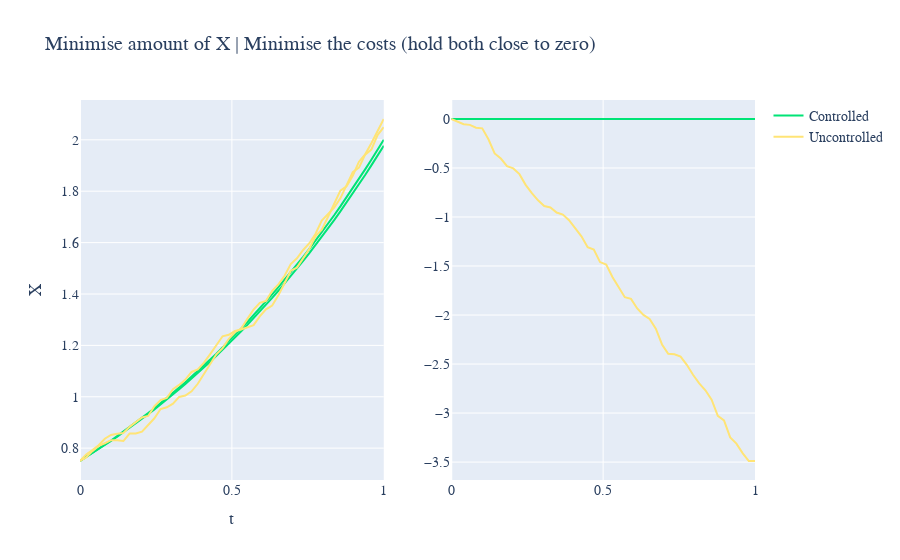

Notebook code for this chart:
### Markdown cell above
Let $(\Omega, \mathcal{F}, \{\mathcal{F}_t\}_{t\in [0, T]}, \mathbb{P})$. We consider
$$
\begin{cases}
dX_s = [H_sX_s + M_s u_s] ds + \sigma_s dW_s, \; s \in [0, T] \\
X_0 = x > 0
\end{cases},
$$

### Code cell
n = 50
c_xs = np.zeros((2, n))
c_xs[:, 0] = 0.75
uc_xs = np.zeros((2, n))
uc_xs[:, 0] = 0.75
dt = 1/n
ts = [t for t in np.linspace(0, 1, n)]
c_cum_cost = np.zeros(n)
uc_cum_cost = np.zeros(n)
for i in range(n-1):
    dW = 0 #np.sqrt(dt)*np.random.randn(2, 1)
    c = np.expand_dims(solver.u(c_xs[0, i], c_xs[1, i], i*dt), axis=1)
    uc = (np.random.rand(2, 1)-0.5)*2
    c_xs[:, None, i+1] = c_xs[:, None, i] + (eq.H.numpy() @ c_xs[:, None, i] + eq.M.numpy() @ c)*dt + eq.σ*dW
    uc_xs[:, None, i+1] = uc_xs[:, None, i] + (eq.H.numpy() @ uc_xs[:, None, i] + eq.M.numpy() @ uc)*dt + eq.σ*dW
    c_cum_cost[i+1] = c_cum_cost[i] + c_xs[:, None, i].T @ eq.C.numpy() @ c_xs[:, None, i] + c.T @ eq.D.numpy() @ c
    uc_cum_cost[i+1] = uc_cum_cost[i] + uc_xs[:, None, i].T @ eq.C.numpy() @ uc_xs[:, None, i] + uc.T @ eq.D.numpy() @ uc

c_cum_cost[-1] = c_cum_cost[-2] #+ c_xs[:, None, -1].T @ eq.R.numpy() @ c_xs[:, None, -1]
uc_cum_cost[-1] = uc_cum_cost[-2] #+ uc_xs[:, None, -1].T @ eq.R.numpy() @ uc_xs[:, None, -1]
fig = make_subplots(rows=1, cols=2)
fig.add_trace(go.Scatter(x=ts, y=c_xs[0], mode='lines', name="Controlled", line=dict(color="#00e476")), row=1, col=1)
fig.add_trace(go.Scatter(x=ts, y=c_xs[1], mode='lines', showlegend=False, line=dict(color="#00e476")), row=1, col=1)
fig.add_trace(go.Scatter(x=ts, y=uc_xs[0], mode='lines', name="Uncontrolled", line=dict(color="#FFe476")), row=1, col=1)
fig.add_trace(go.Scatter(x=ts, y=uc_xs[1], mode='lines', showlegend=False, line=dict(color="#FFe476")), row=1, col=1)
fig.add_trace(go.Scatter(x=ts, y=c_cum_cost, mode='lines', showlegend=False, line=dict(color="#00e476")), row=1, col=2)
fig.add_trace(go.Scatter(x=ts, y=uc_cum_cost, mode='lines', showlegend=False, line=dict(color="#FFe476")), row=1, col=2)
fig.update_layout(
    title="Minimise amount of X | Minimise the costs (hold both close to zero)",
    xaxis_title="t",
    yaxis_title="X",
    font=dict(
        family="Courier New, monospace",
        size=14
    )
)
fig.show()
